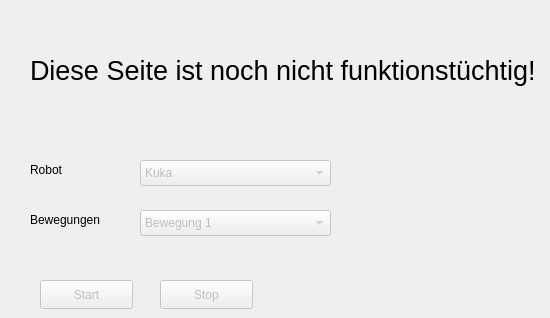
      <widget class="QWidget" name="tab">
       <attribute name="title">
        <string>Predefined</string>
       </attribute>
       <widget class="QPushButton" name="start_predefined">
        <property name="enabled">
         <bool>false</bool>
        </property>
        <property name="geometry">
         <rect>
          <x>40</x>
          <y>280</y>
          <width>93</width>
          <height>29</height>
         </rect>
        </property>
        <property name="text">
         <string>Start</string>
        </property>
       </widget>
       <widget class="QPushButton" name="stop_predefined">
        <property name="enabled">
         <bool>false</bool>
        </property>
        <property name="geometry">
         <rect>
          <x>160</x>
          <y>280</y>
          <width>93</width>
          <height>29</height>
         </rect>
        </property>
        <property name="text">
         <string>Stop</string>
        </property>
       </widget>
       <widget class="QLabel" name="label_7">
        <property name="geometry">
         <rect>
          <x>30</x>
          <y>160</y>
          <width>63</width>
          <height>20</height>
         </rect>
        </property>
        <property name="text">
         <string>Robot</string>
        </property>
       </widget>
       <widget class="QComboBox" name="comboBox_3">
        <property name="enabled">
         <bool>false</bool>
        </property>
        <property name="geometry">
         <rect>
          <x>140</x>
          <y>210</y>
          <width>191</width>
          <height>26</height>
         </rect>
        </property>
        <item>
         <property name="text">
          <string>Bewegung 1</string>
         </property>
        </item>
        <item>
         <property name="text">
          <string>Bewegung 2</string>
         </property>
        </item>
        <item>
         <property name="text">
          <string>Bewegung 3</string>
         </property>
        </item>
       </widget>
       <widget class="QComboBox" name="comboBox_4">
        <property name="enabled">
         <bool>false</bool>
        </property>
        <property name="geometry">
         <rect>
          <x>140</x>
          <y>160</y>
          <width>191</width>
          <height>26</height>
         </rect>
        </property>
        <item>
         <property name="text">
          <string>Kuka</string>
         </property>
        </item>
        <item>
         <property name="text">
          <string>Mitsubishi</string>
         </property>
        </item>
       </widget>
       <widget class="QLabel" name="label_8">
        <property name="geometry">
         <rect>
          <x>30</x>
          <y>210</y>
          <width>111</width>
          <height>20</height>
         </rect>
        </property>
        <property name="text">
         <string>Bewegungen</string>
        </property>
       </widget>
       <widget class="QLabel" name="label">
        <property name="geometry">
         <rect>
          <x>30</x>
          <y>40</y>
          <width>511</width>
          <height>61</height>
         </rect>
        </property>
        <property name="font">
         <font>
          <pointsize>20</pointsize>
         </font>
        </property>
        <property name="text">
         <string>Diese Seite ist noch nicht funktionstüchtig!</string>
        </property>
       </widget>
      </widget>
